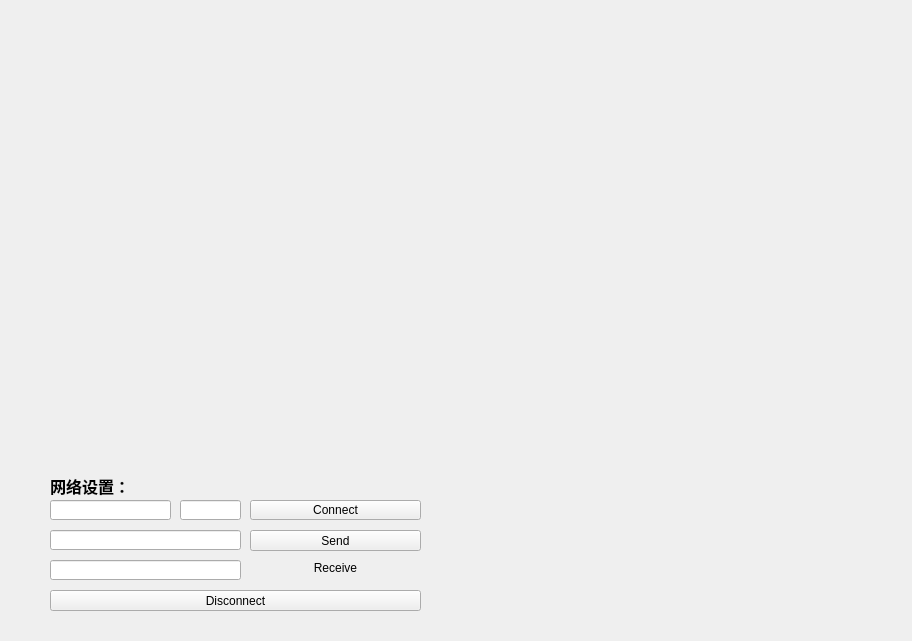
<?xml version="1.0" encoding="UTF-8"?>
<ui version="4.0">
 <class>netwindow</class>
 <widget class="QWidget" name="netwindow">
  <property name="geometry">
   <rect>
    <x>0</x>
    <y>0</y>
    <width>912</width>
    <height>641</height>
   </rect>
  </property>
  <property name="windowTitle">
   <string>Form</string>
  </property>
  <widget class="QLabel" name="label">
   <property name="geometry">
    <rect>
     <x>250</x>
     <y>560</y>
     <width>171</width>
     <height>16</height>
    </rect>
   </property>
   <property name="text">
    <string>Receive</string>
   </property>
   <property name="alignment">
    <set>Qt::AlignCenter</set>
   </property>
  </widget>
  <widget class="QLineEdit" name="ip_edit">
   <property name="geometry">
    <rect>
     <x>50</x>
     <y>500</y>
     <width>121</width>
     <height>20</height>
    </rect>
   </property>
   <property name="alignment">
    <set>Qt::AlignCenter</set>
   </property>
  </widget>
  <widget class="QPushButton" name="disconnect_button">
   <property name="geometry">
    <rect>
     <x>50</x>
     <y>590</y>
     <width>371</width>
     <height>21</height>
    </rect>
   </property>
   <property name="text">
    <string>Disconnect</string>
   </property>
  </widget>
  <widget class="QLineEdit" name="receive_edit">
   <property name="geometry">
    <rect>
     <x>50</x>
     <y>560</y>
     <width>191</width>
     <height>20</height>
    </rect>
   </property>
  </widget>
  <widget class="QPushButton" name="connect_button">
   <property name="geometry">
    <rect>
     <x>250</x>
     <y>500</y>
     <width>171</width>
     <height>20</height>
    </rect>
   </property>
   <property name="text">
    <string>Connect</string>
   </property>
  </widget>
  <widget class="QLineEdit" name="send_edit">
   <property name="geometry">
    <rect>
     <x>50</x>
     <y>530</y>
     <width>191</width>
     <height>20</height>
    </rect>
   </property>
  </widget>
  <widget class="QLineEdit" name="port_edit">
   <property name="geometry">
    <rect>
     <x>180</x>
     <y>500</y>
     <width>61</width>
     <height>20</height>
    </rect>
   </property>
   <property name="alignment">
    <set>Qt::AlignCenter</set>
   </property>
  </widget>
  <widget class="QPushButton" name="send_button">
   <property name="geometry">
    <rect>
     <x>250</x>
     <y>530</y>
     <width>171</width>
     <height>21</height>
    </rect>
   </property>
   <property name="text">
    <string>Send</string>
   </property>
  </widget>
  <widget class="QLabel" name="label_2">
   <property name="geometry">
    <rect>
     <x>50</x>
     <y>470</y>
     <width>191</width>
     <height>31</height>
    </rect>
   </property>
   <property name="font">
    <font>
     <pointsize>12</pointsize>
     <bold>true</bold>
    </font>
   </property>
   <property name="text">
    <string>网络设置：</string>
   </property>
  </widget>
 </widget>
 <resources/>
 <connections/>
</ui>
